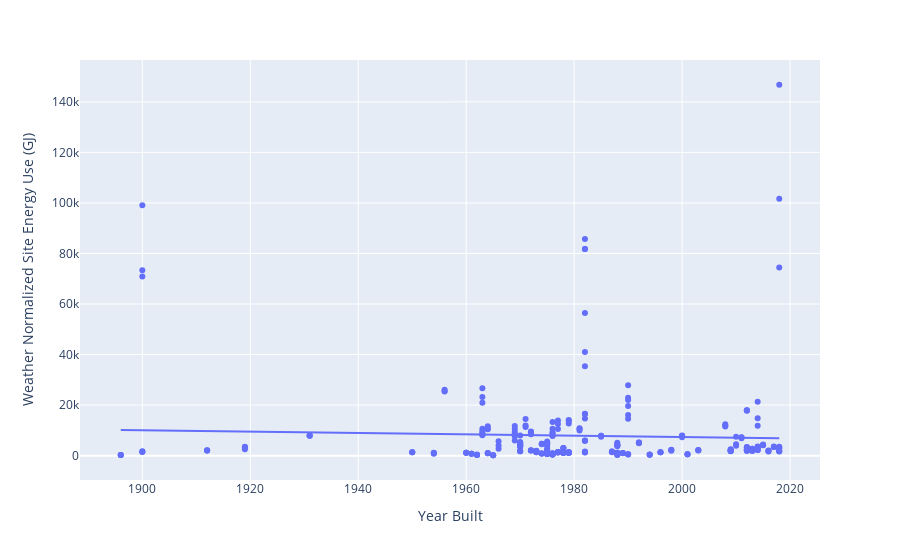

The notebook cell saved with this chart:
### Code cell
import plotly.express as px


fig = px.scatter(df, x='Year Built', y='Weather Normalized Site Energy Use (GJ)', trendline="ols")
fig.show()

### Figure 1 — Plotly figure (JSON) as saved in the notebook; plotly's stock layout.template omitted (floating-point values rounded to 4 significant figures; data arrays with more than 128 entries replaced by an {"elided": "..."} marker saying what was removed)
{"data": [{"hovertemplate": "Year Built=%{x}<br>Weather Normalized Site Energy Use (GJ)=%{y}<extra></extra>", "legendgroup": "", "marker": {"color": "#636efa", "symbol": "circle"}, "mode": "markers", "name": "", "orientation": "v", "showlegend": false, "type": "scatter", "x": {"elided": "297 int values"}, "xaxis": "x", "y": {"elided": "297 float values"}, "yaxis": "y"}, {"hovertemplate": "<b>OLS trendline</b><br>Weather Normalized Site Energy Use (GJ) = -27.1406 * Year Built + 61646.9<br>R<sup>2</sup>=0.001691<br><br>Year Built=%{x}<br>Weather Normalized Site Energy Use (GJ)=%{y} <b>(trend)</b><extra></extra>", "legendgroup": "", "marker": {"color": "#636efa", "symbol": "circle"}, "mode": "lines", "name": "", "showlegend": false, "type": "scatter", "x": {"elided": "297 int values"}, "xaxis": "x", "y": {"elided": "297 float values"}, "yaxis": "y"}], "layout": {"autosize": true, "legend": {"tracegroupgap": 0}, "margin": {"t": 60}, "xaxis": {"anchor": "y", "autorange": true, "domain": [0, 1], "range": [1889.0, 2025.0], "title": {"text": "Year Built"}, "type": "linear"}, "yaxis": {"anchor": "x", "autorange": true, "domain": [0, 1], "range": [-11200.0, 158100.0], "title": {"text": "Weather Normalized Site Energy Use (GJ)"}, "type": "linear"}}}
